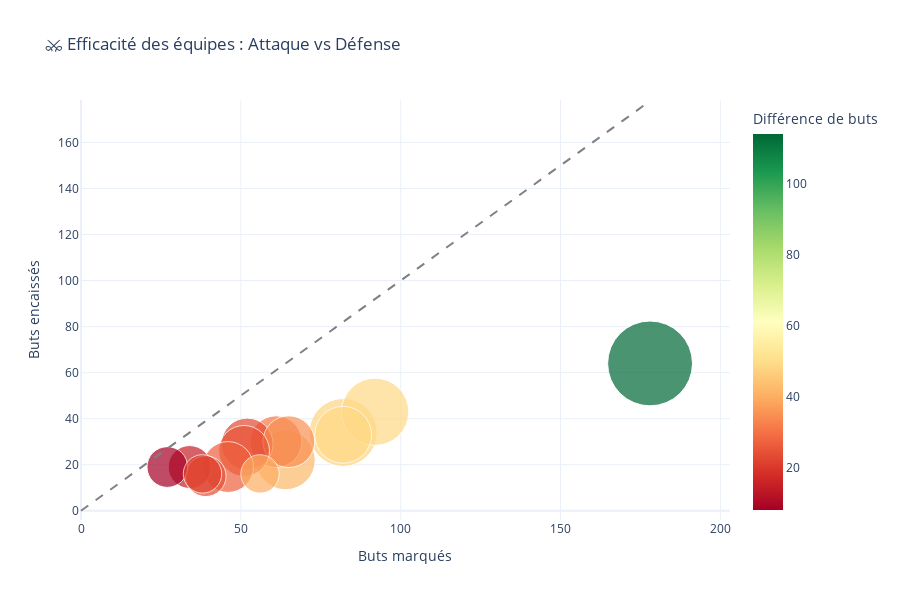

Notebook source saved alongside this figure:
### Code cell
# ⚔️ VISUALISATION 5 : Scatter Plot - Efficacité offensive vs défensive
# Analyse de l'efficacité des équipes (top 20)
top_teams = team_summary.head(20).reset_index()

fig = px.scatter(top_teams, 
                x='Number_of_goals_scored', 
                y='Number_of_goals_conceded',
                size='total_matches',
                color='goal_difference',
                hover_name='Team_name',
                title="⚔️ Efficacité des équipes : Attaque vs Défense",
                labels={
                    'Number_of_goals_scored': 'Buts marqués', 
                    'Number_of_goals_conceded': 'Buts encaissés',
                    'goal_difference': 'Différence de buts'
                },
                color_continuous_scale='RdYlGn',
                size_max=60)

# Ligne de référence (performance équilibrée)
fig.add_shape(type="line", x0=0, y0=0, 
              x1=top_teams['Number_of_goals_scored'].max(), 
              y1=top_teams['Number_of_goals_scored'].max(),
              line=dict(color="gray", dash="dash", width=2))

fig.update_layout(height=600)
fig.show()

print("💡 Lecture du graphique:")
print("   🟢 Équipes en vert (au-dessus de la ligne): Plus de buts marqués qu'encaissés")
print("   🔴 Équipes en rouge (en-dessous de la ligne): Plus de buts encaissés que marqués")
print("   📊 Taille des bulles = Nombre de matchs joués")

### Figure 1 — Plotly figure (JSON) as saved in the notebook; plotly's stock layout.template omitted (floating-point values rounded to 4 significant figures)
{"data": [{"hovertemplate": "<b>%{hovertext}</b><br><br>Buts marqués=%{x}<br>Buts encaissés=%{y}<br>total_matches=%{marker.size}<br>Différence de buts=%{marker.color}<extra></extra>", "hovertext": ["Brazil", "Italy", "Argentina", "England", "France", "Germany", "Spain", "Uruguay", "Sweden", "Netherlands", "Belgium", "Portugal", "Poland", "USSR", "Hungary"], "legendgroup": "", "marker": {"color": [114, 48, 49, 42, 49, 31, 23, 35, 25, 27, 15, 24, 8, 22, 40], "coloraxis": "coloraxis", "size": [78, 50, 49, 38, 35, 29, 29, 29, 28, 28, 20, 18, 18, 16, 16], "sizemode": "area", "sizeref": 0.02167, "symbol": "circle"}, "mode": "markers", "name": "", "orientation": "v", "showlegend": false, "type": "scatter", "x": [178, 82, 92, 64, 82, 61, 52, 65, 51, 46, 34, 39, 27, 38, 56], "xaxis": "x", "y": [64, 34, 43, 22, 33, 30, 29, 30, 26, 19, 19, 15, 19, 16, 16], "yaxis": "y"}], "layout": {"coloraxis": {"colorbar": {"title": {"text": "Différence de buts"}}, "colorscale": [[0, "rgb(165,0,38)"], [0.1, "rgb(215,48,39)"], [0.2, "rgb(244,109,67)"], [0.3, "rgb(253,174,97)"], [0.4, "rgb(254,224,139)"], [0.5, "rgb(255,255,191)"], [0.6, "rgb(217,239,139)"], [0.7, "rgb(166,217,106)"], [0.8, "rgb(102,189,99)"], [0.9, "rgb(26,152,80)"], [1, "rgb(0,104,55)"]]}, "height": 600, "legend": {"itemsizing": "constant", "tracegroupgap": 0}, "shapes": [{"line": {"color": "gray", "dash": "dash", "width": 2}, "type": "line", "x0": 0, "x1": 178, "y0": 0, "y1": 178}], "title": {"text": "⚔️ Efficacité des équipes : Attaque vs Défense"}, "xaxis": {"anchor": "y", "domain": [0, 1], "title": {"text": "Buts marqués"}}, "yaxis": {"anchor": "x", "domain": [0, 1], "title": {"text": "Buts encaissés"}}}}
